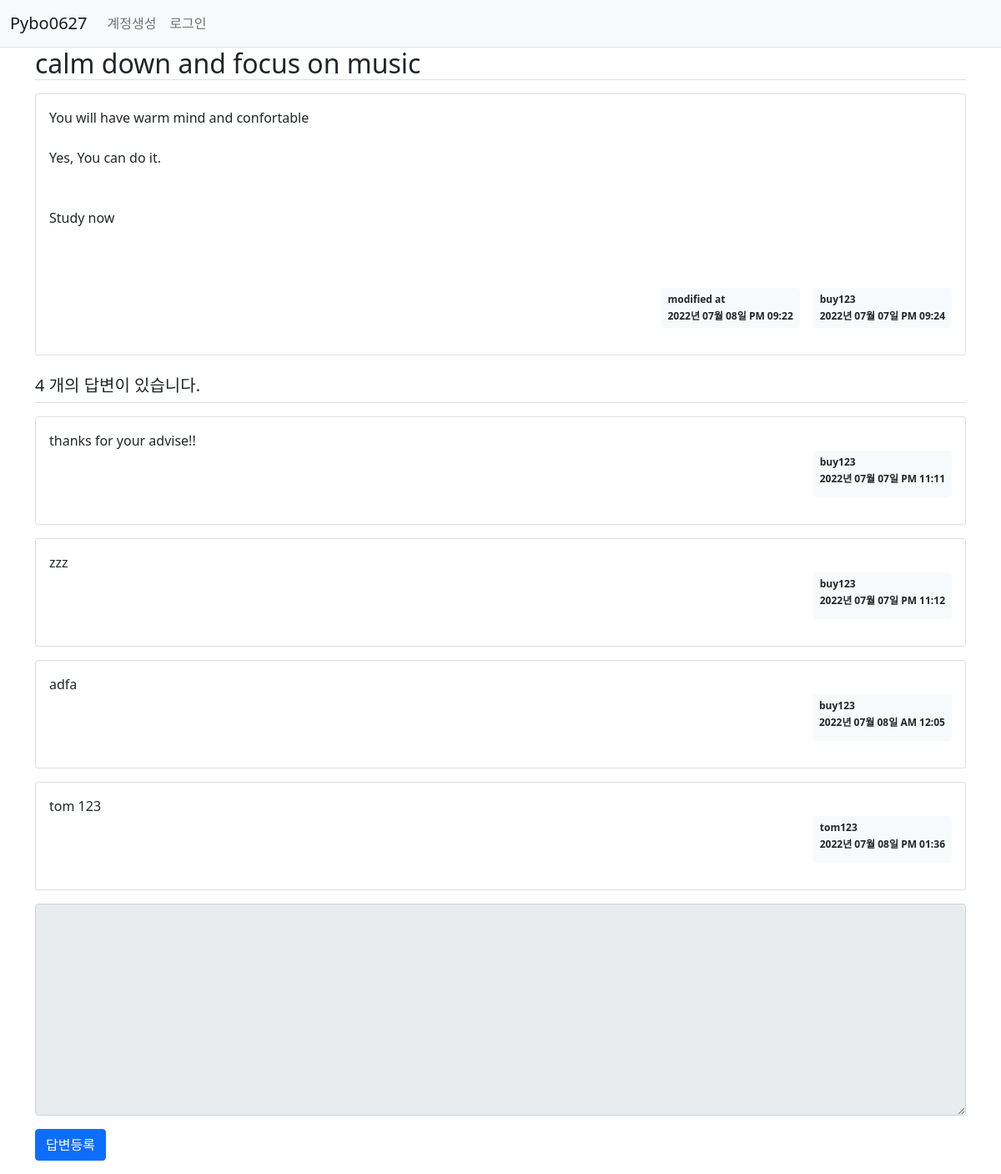
The page /question/detail/310/ on the database its author committed.
### pybo/models.py (models this page shows)
class Question(db.Model):
    id = db.Column(db.Integer, primary_key=True)
    subject = db.Column(db.String(200), nullable=False)
    content = db.Column(db.Text(), nullable=False)
    create_date = db.Column(db.DateTime(), nullable=False)
    user_id = db.Column(db.Integer, db.ForeignKey('user.id', ondelete='CASCADE'), nullable=False)
    user = db.relationship('User', backref=db.backref('question_set'))
    modify_date = db.Column(db.DateTime(), nullable=True)

class User(db.Model):
    id = db.Column(db.Integer, primary_key=True)
    username = db.Column(db.String(150), unique=True, nullable=False)
    password = db.Column(db.String(200), nullable=False)
    email = db.Column(db.String(120), unique=True, nullable=False)

class Answer(db.Model):
    id = db.Column(db.Integer, primary_key=True)
    question_id = db.Column(db.Integer, db.ForeignKey('question.id', ondelete='CASCADE'))
    question = db.relationship('Question', backref=db.backref('answer_set'))
    content = db.Column(db.Text(), nullable=False)
    create_date = db.Column(db.DateTime(), nullable=False)
    user_id = db.Column(db.Integer, db.ForeignKey('user.id', ondelete='CASCADE'), nullable=False)
    user = db.relationship('User', backref=db.backref('answer_set'))
    modify_date = db.Column(db.DateTime(), nullable=True)

### pybo/views/question_views.py (the view)
@bp.route('/detail/<int:question_id>/')
def detail(question_id):
    form = AnswerForm()
    question = Question.query.get_or_404(question_id)
    return render_template('question/question_detail.html', question=question, form=form)

### pybo/forms.py
class AnswerForm(FlaskForm):
    content = TextAreaField('답변내용', validators=[DataRequired('내용은 필수 입력 항목입니다. ')])

### pybo/filter.py (called while the page is built)
def format_datetime(value, fmt='%Y년 %m월 %d일 %p %I:%M'):
    return value.strftime(fmt)

### pybo/views/auth_views.py (called while the page is built)
@bp.before_app_request
def load_logged_in_user():
    user_id = session.get('user_id')
    if user_id is None:
        g.user = None
    else:
        g.user = User.query.get(user_id)

### pybo/templates/question/question_detail.html (shortened to what this page needs)
<!DOCTYPE html>
<html lang="en">
<head>
</head>
<body>
    {% extends 'base.html' %}
    {% block content %}
    <div class = "container my -3">
        <h2 class = "border-bottom py 2">{{ question.subject }} </h2>
        <div class = "card my-3">
            <div class = "card-body">
                <div class = "card-text" style="white-space: pre-line;">{{ question.content}}</div>
                <div class = "d-flex justify-content-end">
                    {% if question.modify_date %}
                    <div class = "badge bg-light text-dark p-2 text-start mx-3">
                        <div class = "mb-2">modified at</div>
                        <div>{{ question.modify_date | datetime }}</div>
                    </div>
                    {% endif %}
                    <div class="badge bg-light text-dark p-2 text-start">
                        <div class = "mb-2">{{ question.user.username }}</div>
                        <div>{{ question.create_date|datetime }}</div>
                    </div>
                </div>
            </div>
        </div>
        <h5 class = "border-bottom my-3 py-2">{{ question.answer_set|length }} 개의 답변이 있습니다.</h5>
        {% for answer in question.answer_set %}
        <div class = "card my-3">
            <div class="card-body">
                <div class = "card-text" style="white-space: pre-line;"> {{ answer.content }}</div>
                <div class = "d-flex justify-content-end">
                    <div class = "badge bg-light text-dark p-2 text-start">
                        <div class = "mb-2">{{ answer.user.username }} </div>
                        <div class = "mb-2">{{ answer.create_date|datetime }}</div>
                    </div>
                </div>
            </div>
        </div>
        {% endfor %}
        <form action = "{{ url_for('answer.create', question_id=question.id) }}" method="post" class = "my-3">
            <div class = "mb-3">
                <textarea {% if not g.user%}disabled{% endif %}
                        name = "content" id="content" class = "form-control" rows = "10"></textarea>
            </div>
            <input type = "submit" value = "답변등록" class = "btn btn-primary">
            </form>
        </div>
    {% endblock %}

### rows shown on the page
Question: subject "calm down and focus on music", content "You will have warm mind and confortable Yes, You can do it. Study now", modify_date "2022년 07월 08일 PM 09:22", create_date "2022년 07월 07일 PM 09:24"
User: user.username "buy123"
Answer: content "thanks for your advise!!", user.username "buy123", create_date "2022년 07월 07일 PM 11:11"
Answer: content "zzz", user.username "buy123", create_date "2022년 07월 07일 PM 11:12"
Answer: content "adfa", user.username "buy123", create_date "2022년 07월 08일 AM 12:05"
Answer: content "tom 123", user.username "tom123", create_date "2022년 07월 08일 PM 01:36"

### other values the page prints
{{ question.answer_set|length }} "4"
